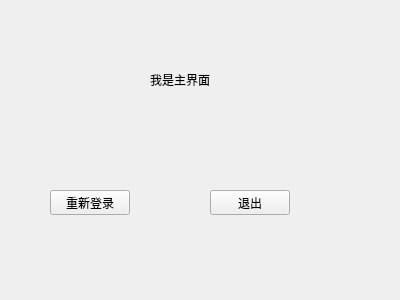
<?xml version="1.0" encoding="UTF-8"?>
<ui version="4.0">
 <class>MyWidget</class>
 <widget class="QWidget" name="MyWidget">
  <property name="geometry">
   <rect>
    <x>0</x>
    <y>0</y>
    <width>400</width>
    <height>300</height>
   </rect>
  </property>
  <property name="sizePolicy">
   <sizepolicy hsizetype="Preferred" vsizetype="Preferred">
    <horstretch>0</horstretch>
    <verstretch>0</verstretch>
   </sizepolicy>
  </property>
  <property name="windowTitle">
   <string>MyWidget</string>
  </property>
  <widget class="QLabel" name="label">
   <property name="geometry">
    <rect>
     <x>150</x>
     <y>70</y>
     <width>101</width>
     <height>20</height>
    </rect>
   </property>
   <property name="sizePolicy">
    <sizepolicy hsizetype="Preferred" vsizetype="Preferred">
     <horstretch>0</horstretch>
     <verstretch>0</verstretch>
    </sizepolicy>
   </property>
   <property name="text">
    <string>我是主界面</string>
   </property>
  </widget>
  <widget class="QPushButton" name="pushButton">
   <property name="geometry">
    <rect>
     <x>50</x>
     <y>190</y>
     <width>80</width>
     <height>25</height>
    </rect>
   </property>
   <property name="text">
    <string>重新登录</string>
   </property>
  </widget>
  <widget class="QPushButton" name="pushButton_2">
   <property name="geometry">
    <rect>
     <x>210</x>
     <y>190</y>
     <width>80</width>
     <height>25</height>
    </rect>
   </property>
   <property name="text">
    <string>退出</string>
   </property>
  </widget>
 </widget>
 <layoutdefault spacing="6" margin="11"/>
 <resources/>
 <connections>
  <connection>
   <sender>pushButton_2</sender>
   <signal>clicked()</signal>
   <receiver>MyWidget</receiver>
   <slot>close()</slot>
   <hints>
    <hint type="sourcelabel">
     <x>253</x>
     <y>198</y>
    </hint>
    <hint type="destinationlabel">
     <x>348</x>
     <y>197</y>
    </hint>
   </hints>
  </connection>
 </connections>
</ui>
